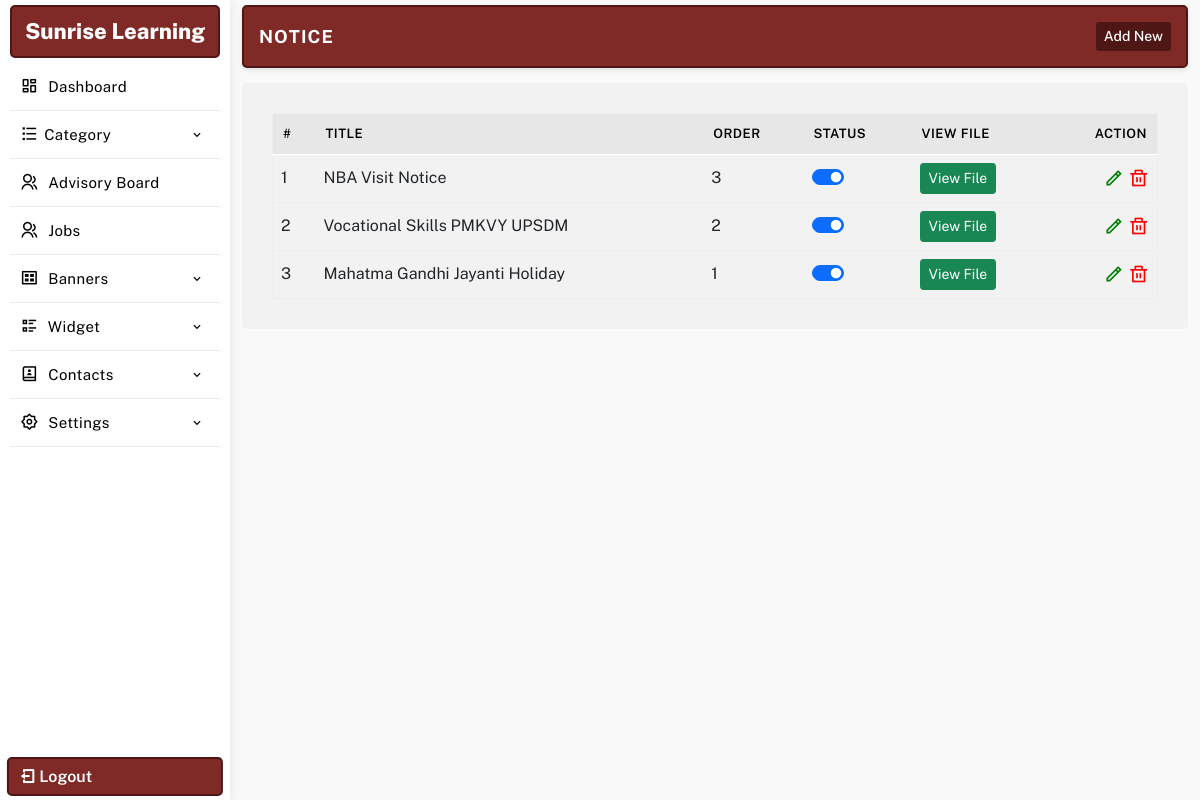
The page /manager/notice.php (signed in) on the database its author committed.
### tables this page shows
CREATE TABLE `settings` (
  `id` int(11) NOT NULL,
  `web_name` varchar(255) NOT NULL,
  `email_id` varchar(255) NOT NULL,
  `alternate_email_id` varchar(255) NOT NULL,
  `contact_no` varchar(255) NOT NULL,
  `alternate_no` varchar(255) NOT NULL,
  `whatsapp_no` varchar(255) NOT NULL,
  `address` text NOT NULL,
  `youtubelink` varchar(255) NOT NULL,
  `map_iframe` longtext NOT NULL,
  `facebook` varchar(255) NOT NULL,
  `youtube` varchar(255) NOT NULL,
  `instagram` varchar(255) NOT NULL,
  `twitter` varchar(255) NOT NULL,
  `linkedin` varchar(255) NOT NULL,
  `logo` varchar(255) NOT NULL,
  `meta_title` varchar(255) NOT NULL,
  `meta_keywords` varchar(255) NOT NULL,
  `meta_desc` text NOT NULL,
  `smart_classroom_desc` text DEFAULT NULL,
  `smart_classroom_text` varchar(255) DEFAULT '1st Smart Classroom',
  `brochure_file` varchar(500) DEFAULT '',
  `footerdesc` text NOT NULL,
  `googletag` text NOT NULL,
  `headercenterline` varchar(255) NOT NULL
);

CREATE TABLE `notice` (
  `id` int(11) NOT NULL,
  `title` varchar(255) NOT NULL,
  `file` varchar(255) NOT NULL,
  `date` varchar(255) NOT NULL,
  `order` int(11) NOT NULL,
  `status` int(11) NOT NULL
);

### manager/database/db.php (called while the page is built, shortened)
<?php session_start();
$path = BASE_PATH;
$con = mysqli_connect( DB_HOST, DB_USER, DB_PASSWORD, DB_NAME);
$sqlsetting = mysqli_query($con,"SELECT * FROM `settings`");
$rwlinks = mysqli_fetch_array($sqlsetting);
$websitename = $rwlinks['web_name'];
?>

### manager/config.php (called while the page is built)
<?php include 'database/db.php'; ?>

### manager/notice.php (the view, shortened to what this page needs)
<?php include 'config.php';
	$title = 'Notice';
	include 'include/header.php';
	include 'include/sidebar.php';
 ?>
<section class="main-dashboard">
<div class="container-fluid">
<div class="row">
<div class="col-md-12">
	<div class="page-title">
		<div class="title">
			<h3><?=$title;?></h3>
		</div>
		<div class="createbtn">
			<a href="createnotice.php"> Add New</a>
		</div>
	</div>
</div>
<div class="col-md-12">
	<div class="page-content">
		<table class="table table-hover" id="myTable">
			<thead>
				<tr>
					<th>#</th>
					<th>Title</th>
					<th>Order</th>
					<th>Status</th>
					<th>View File</th>
					<th class="text-end">Action</th>
				</tr>
			</thead>
			<tbody>
<?php $sqlnotice  = mysqli_query($con, "SELECT * FROM `notice` ORDER BY `order` DESC");
if(mysqli_num_rows($sqlnotice)){
$serial = 1;
while($rwcurri = mysqli_fetch_assoc($sqlnotice )){
$id = $rwcurri['id'];
?>
				<tr id='remove<?php echo $id; ?>'>
					<td><?php echo $serial; ?></td>
					<td><?=$rwcurri['title'];?></td>
					<td><?=$rwcurri['order'];?></td>
					<td>
						<div class="form-check form-switch">
							<?php $checked = $rwcurri['status']==1 ? "checked" : ""; ?>
						  <input class="form-check-input" type="checkbox" data-table="notice" ide="<?=$rwcurri['id'];?>" <?=$checked;?>>
						</div>
					</td>
					<td><a href="<?=$path.$rwcurri['file'];?>" class="btn btn-sm btn-success" target="_blank">View File</a></td>
					<td class="text-end">
						<a href="updatenotice.php?id=<?=$id;?>" class="editbtn ri-pencil-line" ></a>
						<a href="javascript:" ide="<?=$id;?>" class='delbtn ri-delete-bin-line' ></a>
					</td>
				</tr>
		<?php $serial++; }} ?>
			</tbody>
		</table>
	</div>
</div>
</div>
</div>
</section>
<?php
	include "include/footer.php";
?>

### manager/include/sidebar.php (shortened to what this page needs)
<aside class="sidebar-menu-dashboard">
<div class="logo-n-toggle">
	<a href="dashboard.php"><?=$websitename;?></a>
</div>
<nav class="menu">
<ul class="aside-menu">
<li class="menu-item ">
	<a href="dashboard.php" class="menu-link">
	<span class="link-text"><i class="ri-dashboard-line"></i> Dashboard</span>
	</a>
</li>
<li class="menu-item has-submenu">
	<a href="javascript:" class="menu-link" id="parent-menu">
	<span class="link-text"><i class="ri-list-check"></i>Category</span>
	<i class='bx bx-chevron-down'></i>
	</a>
</li>
<li class="menu-item ">
	<a href="advisoryboard.php" class="menu-link">
	<span class="link-text"><i class="ri-group-line"></i> Advisory Board</span>
	</a>
</li>
<li class="menu-item ">
	<a href="jobs.php" class="menu-link">
	<span class="link-text"><i class="ri-group-line"></i> Jobs</span>
	</a>
</li>
<li class="menu-item has-submenu">
<a href="javascript:" class="menu-link orders" id="parent-menu">
<span class="link-text"><i class="ri-gallery-view"></i> Banners</span>
<i class='bx bx-chevron-down'></i>
</a>
</li>
<li class="menu-item has-submenu">
<a href="javascript:" class="menu-link" id="parent-menu">
<div>
<span class="link-text"><i class="ri-list-check-2"></i> Widget</span>
</div>
<i class='bx bx-chevron-down'></i>
</a>
</li>
<li class="menu-item has-submenu">
<a href="javascript:" class="menu-link orders" id="parent-menu">
<div>
<span class="link-text"><i class="ri-contacts-book-2-line"></i> Contacts</span>
</div>
<i class='bx bx-chevron-down'></i>
</a>
</li>
<li class="menu-item has-submenu">
<a href="javascript:" class="menu-link orders" id="parent-menu">
<div>
<span class="link-text"><i class="ri-settings-2-line"></i> Settings</span>
</div>
<i class='bx bx-chevron-down'></i>
</a>
</li>
</ul>
</nav>
<a href="logout.php" class="logout-fixed"><i class="ri-logout-box-line"></i> Logout</a>
</aside>

### manager/css/style.css (style rules this page uses)
* { margin: 0; padding: 0; box-sizing: border-box; font-family: "Public Sans", sans-serif; }
:root { --text1-color: #a7a7a7; --primary-color: #7F2A26; --secondary-color: #4e1715; }
table { margin: 0 !important;border: 1px solid #eee !important; }
table thead { background: #e7e7e7;border-bottom: 1px solid #fff;color: #fff; }
table thead tr th { font-weight: 600 !important;font-size: 13px;border-bottom: 0 !important;padding: 10px !important;color: #000;text-transform: uppercase;letter-spacing: .5px; }
tr td { vertical-align: middle; }
p,h1,h2,h3,h4,h5,h6 { margin: 0; }
a { text-decoration: none; color: #000; }
ul { list-style: none; padding: 0; margin: 0; }
.addimage, .editbtn,.delbtn { font-size: 20px; }
.editbtn { color: green; }
.delbtn { color: red; }
aside { width: 230px; height: 100vh; transition: all .4s linear; float: left; box-shadow: 1px 0 10px rgb(0 0 0 / 8%); position: relative; padding: 5px 10px; }
.logo-n-toggle { display: flex; justify-content: center; align-items: center; padding: 8px 10px; border: 2px solid var(--secondary-color); border-radius: 5px; background: var(--primary-color); }
.logo-n-toggle a { display: block; transition: display .4s linear; color: #fff; text-align: center; font-weight: 800; font-size: 22px; }
.logo-n-toggle a:before, .logo-n-toggle a:after { width: 12px; height: 12px; display: inline-block; border: 4px solid var(--primary-color); border-radius: 50%; margin: 0 5px; }
.logout-fixed { position: absolute; bottom: 4px; left: 50%; padding: 5px 10px; width: 94%; color: #fff; margin: auto; transform: translateX(-50%); border-radius: 5px; border: 2px solid var(--secondary-color); font-weight: 600; background: var(--primary-color); transition: .3s linear; }
.page-title { padding: 15px; border-radius: 5px; border: 2px solid var(--secondary-color); display: flex; align-items: center; justify-content: space-between; margin-bottom: 15px; box-shadow: 0 .125rem .25rem rgba(165,163,174,.3); background: #fff; background: var(--primary-color); }
.page-title .title h3 { font-size: 18px; color: #fff; text-transform: uppercase; font-weight: 700; letter-spacing: 1px; }
.page-title .createbtn { display: flex; align-items: center; gap: 10px; }
.page-title .createbtn a { font-size: 14px; display: flex; align-items: center; justify-content: center; border-radius: 3px; padding: 4px 8px; font-weight: 500; background: var(--secondary-color); color: #fff; transition: .3s ease; }
.page-content { background: #fff;padding: 30px;border-radius: 5px;background: #f2f2f2; }
aside .menu { height: 88%; overflow: auto; padding: 5px 0; }
.aside-menu .menu-item { transition: all .2s linear; position: relative; }
.aside-menu .menu-item > .menu-link { text-decoration: none; display: block; padding: 10px 10px; display: flex; justify-content: space-between; align-items: center; white-space: nowrap; border-bottom: 1px solid #e9e9e9; }
.aside-menu .menu-item > .menu-link i { color: #000; font-size: 18px; margin-right: 5px; display: inline-block; }
.aside-menu .menu-item > .menu-link .bx-chevron-down, .aside-menu .menu-item > .menu-link .link-text { transition: all .2s linear; color: #000; font-size: 15px; letter-spacing: 0.4px; font-weight: 400; }
.aside-menu .menu-item > .menu-link span::after { content: ""; font-family: FontAwesome; }
section.main-dashboard { float: left; width: calc(100% - 230px); transition: all .4s linear; overflow: auto; height: 100vh; padding: 5px 0; background: #f9f9f9; }

### rows shown on the page
settings: web_name "Sunrise Learning"
notice: title "NBA Visit Notice", order "3"
notice: title "Vocational Skills PMKVY UPSDM", order "2"
notice: title "Mahatma Gandhi Jayanti Holiday", order "1"

### other values the page prints
$title "NOTICE"
